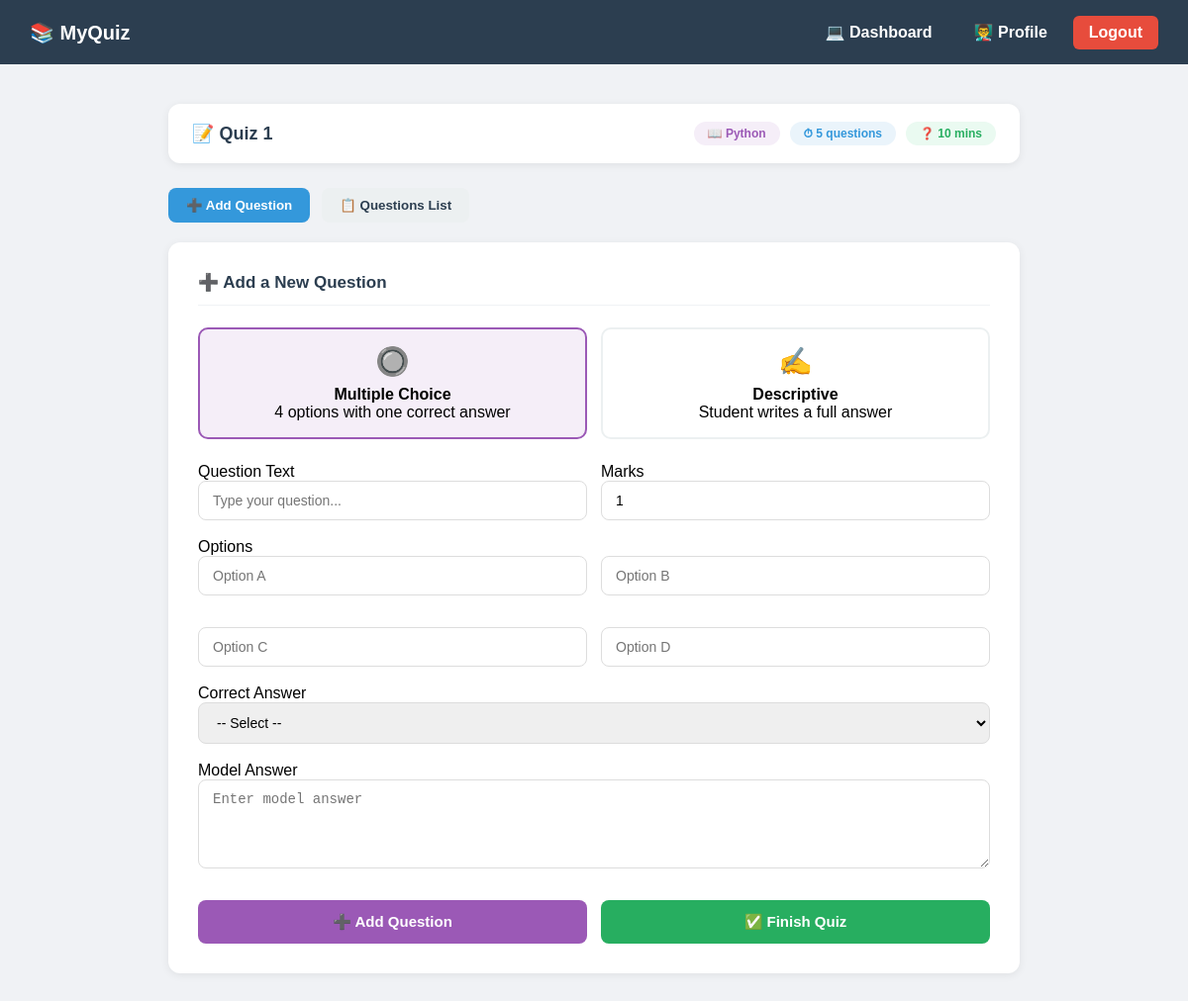
Page /subjects/quiz/18/add-question/ (signed in) on the committed database.
### subjects/models.py (models this page shows, shortened)
class Quiz(models.Model):
    subject = models.ForeignKey(
        Subject, on_delete=models.CASCADE, related_name="quizzes"
    )
    title = models.CharField(max_length=200)
    time_limit = models.PositiveIntegerField(default=10)  # minutes
    is_active = models.BooleanField(default=True)

class Subject(models.Model):
    name = models.CharField(max_length=200)
    created_by = models.ForeignKey(
        User, on_delete=models.CASCADE, null=True, blank=True
    )  # <- allow null temporarily

### subjects/views.py (the view, shortened to what this page needs)
# urls.py: path("quiz/<int:quiz_id>/add-question/", views.add_question, name="add_question"),
@login_required
def add_question(request, quiz_id):
    if request.user.role != "teacher":
        return redirect("subject_list")
    quiz = get_object_or_404(Quiz, id=quiz_id)
    questions = quiz.questions.all()
    return render(
        request, "subjects/add_question.html", {"quiz": quiz, "questions": questions}
    )

### templates/subjects/add_question.html (shortened to what this page needs)
{% extends 'base.html' %}
{% block content %}
    <div class="quiz-info-bar">
        <h2>📝 {{ quiz.title }}</h2>
        <div class="quiz-badges">
            <span class="badge badge-purple">📖 {{ quiz.subject.name }}</span>
            <span class="badge badge-blue">⏱ {{ questions.count }} questions</span>
            <span class="badge badge-green">❓ {{ quiz.time_limit }} mins</span>
        </div>
    </div>
    <div class="top-tabs">
        <button class="active" onclick="showTab('add')">➕ Add Question</button>
        <button onclick="showTab('list')">📋 Questions List</button>
    </div>
    <div id="tab-add">
        <div class="form-card">
            <h3>➕ Add a New Question</h3>
            <form method="POST">
                <div class="type-selector">
                    <div class="type-card selected-mcq" id="mcqCard" onclick="switchType('mcq')">
                        <div class="type-icon">🔘</div>
                        <h4>Multiple Choice</h4>
                        <p>4 options with one correct answer</p>
                    </div>
                    <div class="type-card" id="descCard" onclick="switchType('descriptive')">
                        <div class="type-icon">✍️</div>
                        <h4>Descriptive</h4>
                        <p>Student writes a full answer</p>
                    </div>
                </div>
                <div class="marks-row">
                    <div>
                        <label>Question Text</label>
                        <input type="text" name="question_text" placeholder="Type your question..." required>
                    </div>
                    <div>
                        <label>Marks</label>
                        <input type="number" name="marks" min="1" value="1" required>
                    </div>
                </div>
                <div id="mcqSection">
                    <label>Options</label>
                    <div class="options-grid">
                        <input type="text" name="option_a" placeholder="Option A">
                        <input type="text" name="option_b" placeholder="Option B">
                        <input type="text" name="option_c" placeholder="Option C">
                        <input type="text" name="option_d" placeholder="Option D">
                    </div>
                    <label>Correct Answer</label>
                    <select name="correct_answer">
                        <option value="">-- Select --</option>
                    </select>
                </div>
                <div id="descSection">
                    <label>Model Answer</label>
                    <textarea name="model_answer" placeholder="Enter model answer"></textarea>
                </div>
                <div class="btn-row">
                    <button type="submit" name="add_question" class="btn-add">➕ Add Question</button>
                    <button type="submit" name="finish" class="btn-finish">✅ Finish Quiz</button>
                </div>
            </form>
        </div>
    </div>
</div>
{% endblock %}

### templates/base.html (style rules this page uses)
* { margin: 0; padding: 0; box-sizing: border-box; }
body { font-family: Arial, sans-serif; background: #f0f2f5; }

### templates/subjects/add_question.html (style rules this page uses)
* { margin: 0; padding: 0; box-sizing: border-box; }
body { font-family: Arial, sans-serif; background: #f0f2f5; }
.quiz-info-bar { background: white; border-radius: 12px; padding: 18px 24px; margin-bottom: 25px; box-shadow: 0 2px 8px rgba(0,0,0,0.07); display: flex; align-items: center; justify-content: space-between; }
.quiz-info-bar h2 { font-size: 18px; color: #2c3e50; }
.quiz-badges { display: flex; gap: 10px; }
.badge { padding: 5px 14px; border-radius: 20px; font-size: 12px; font-weight: bold; }
.badge-purple { background: #f5eef8; color: #9b59b6; }
.badge-blue { background: #eaf4fb; color: #3498db; }
.badge-green { background: #eafaf1; color: #27ae60; }
.top-tabs { display: flex; gap: 12px; margin-bottom: 20px; }
.top-tabs button { padding: 10px 18px; border: none; border-radius: 8px; background: #ecf0f1; color: #2c3e50; font-weight: bold; cursor: pointer; transition: all 0.2s; }
.top-tabs button.active { background: #3498db; color: white; }
.form-card { background: white; border-radius: 12px; padding: 30px; box-shadow: 0 2px 8px rgba(0,0,0,0.07); margin-bottom: 25px; }
.form-card h3 { font-size: 17px; color: #2c3e50; margin-bottom: 22px; padding-bottom: 12px; border-bottom: 1px solid #f0f2f5; }
input[type="text"], input[type="number"], select, textarea { width: 100%; padding: 11px 14px; border: 1px solid #ddd; border-radius: 8px; font-size: 14px; margin-bottom: 18px; transition: border-color 0.2s; }
textarea { min-height: 90px; resize: vertical; }
.options-grid { display: grid; grid-template-columns: 1fr 1fr; gap: 14px; }
.marks-row { display: grid; grid-template-columns: 1fr 1fr; gap: 14px; }
.type-selector { display: grid; grid-template-columns: 1fr 1fr; gap: 14px; margin-bottom: 24px; }
.type-card { border: 2px solid #ecf0f1; border-radius: 10px; padding: 16px; cursor: pointer; text-align: center; transition: all 0.2s; }
.type-card.selected-mcq { border-color: #9b59b6; background: #f5eef8; }
.type-card .type-icon { font-size: 28px; margin-bottom: 8px; }
.btn-row { display: grid; grid-template-columns: 1fr 1fr; gap: 14px; margin-top: 10px; }
.btn-add { padding: 13px; background: #9b59b6; color: white; border: none; border-radius: 8px; font-size: 15px; font-weight: bold; cursor: pointer; }
.btn-finish { padding: 13px; background: #27ae60; color: white; border: none; border-radius: 8px; font-size: 15px; font-weight: bold; cursor: pointer; }

### rows in the picture
Quiz: title "Quiz 1", subject.name "Python", count "5", time_limit "10"
